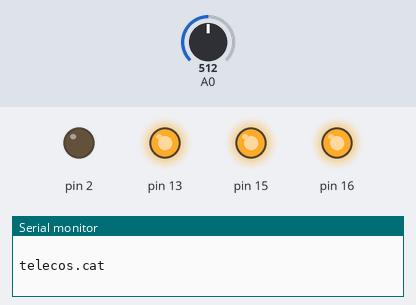
This sketch was run on a simulated Arduino Uno, built with avr-gcc and run on an emulated ATmega328P. On the bench: output pins drawn as LEDs (lit = HIGH), the last lines printed to the serial monitor. Inputs (shaded band) come from the test bench; at power-on: A0 = 512. Pins used as bus, display or sensor lines are not drawn.

Above: at 0.55 s.
At 3.25 s:
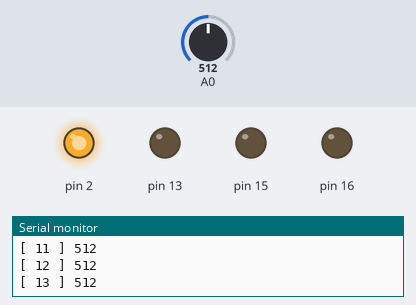
Timing chart, 0 to 3.5 s (numbered marks = the images above):
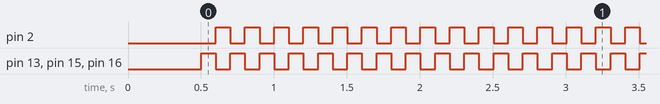

Measured:
- by itself, pin 2, pin 13, pin 15, pin 16: alternates HIGH for 0.10 s and LOW for 0.10 s

The sketch:

00_2022_01_04_ex1-telecos.ino
```cpp
//_2022_01_04_ex1-telecos.ino
//curs tardor 2022 telecos.cat
//jnogues@gmail.com

int counter=0;

void setup()
{
  Serial.begin(115200);
  delay(500);
  Serial.println(" ");
  Serial.println("telecos.cat");

  pinMode(0, OUTPUT);
  pinMode(2, OUTPUT);
  pinMode(13, OUTPUT);
  pinMode(15, OUTPUT);
  pinMode(4, INPUT);
  pinMode(5, INPUT);
  pinMode(12, INPUT);
  pinMode(14, INPUT);
  pinMode(16, OUTPUT);
}

void loop()
{
  digitalWrite(0, LOW);
  digitalWrite(2, LOW);
  digitalWrite(13, HIGH);
  digitalWrite(15, HIGH);
  digitalWrite(16, HIGH);

  delay(100);

  digitalWrite(0, HIGH);
  digitalWrite(2, HIGH);
  digitalWrite(13, LOW);
  digitalWrite(15, LOW);
  digitalWrite(16, LOW);

  delay(100);

  counter++;
  Serial.print("[ ");
  Serial.print(counter);
  Serial.print(" ] ");
  Serial.println(analogRead(0));
  //if (!digitalRead(4)||!digitalRead(5)||digitalRead(12)||digitalRead(14)) Serial.println ("@");
}
```
